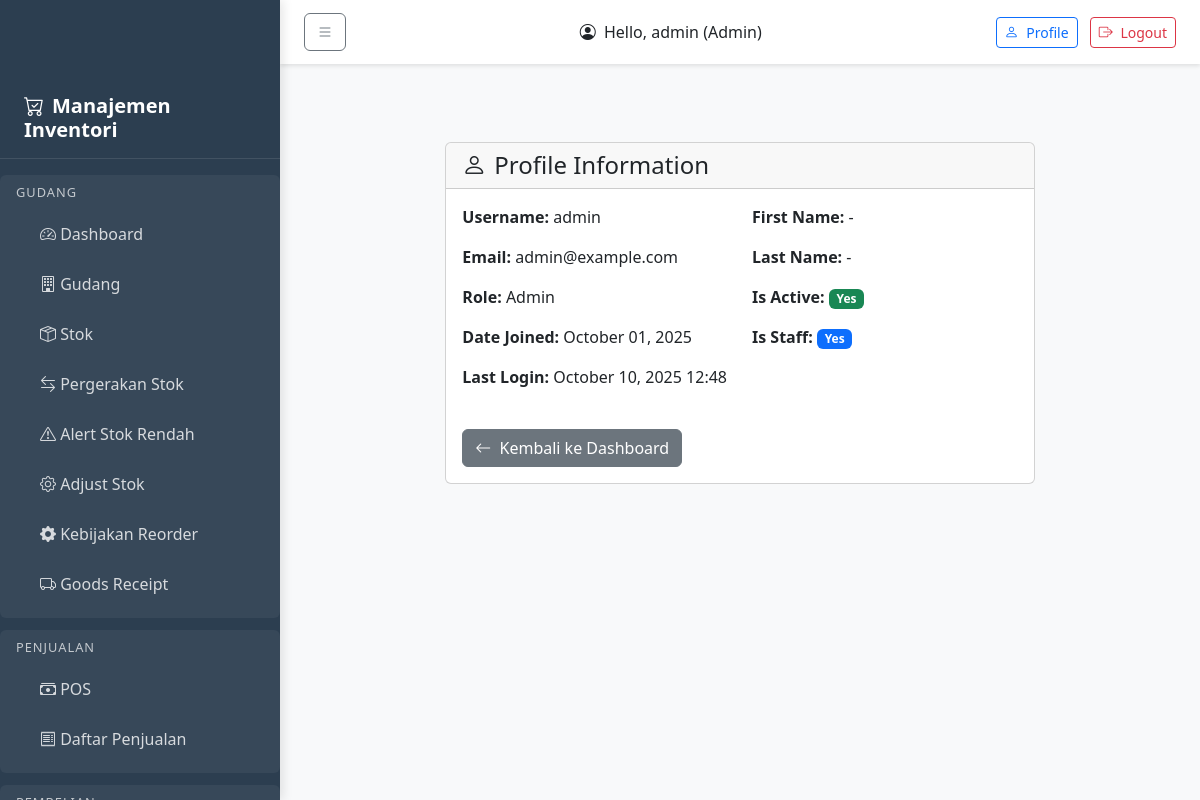
The app's page /accounts/profile/ (signed in), older data.
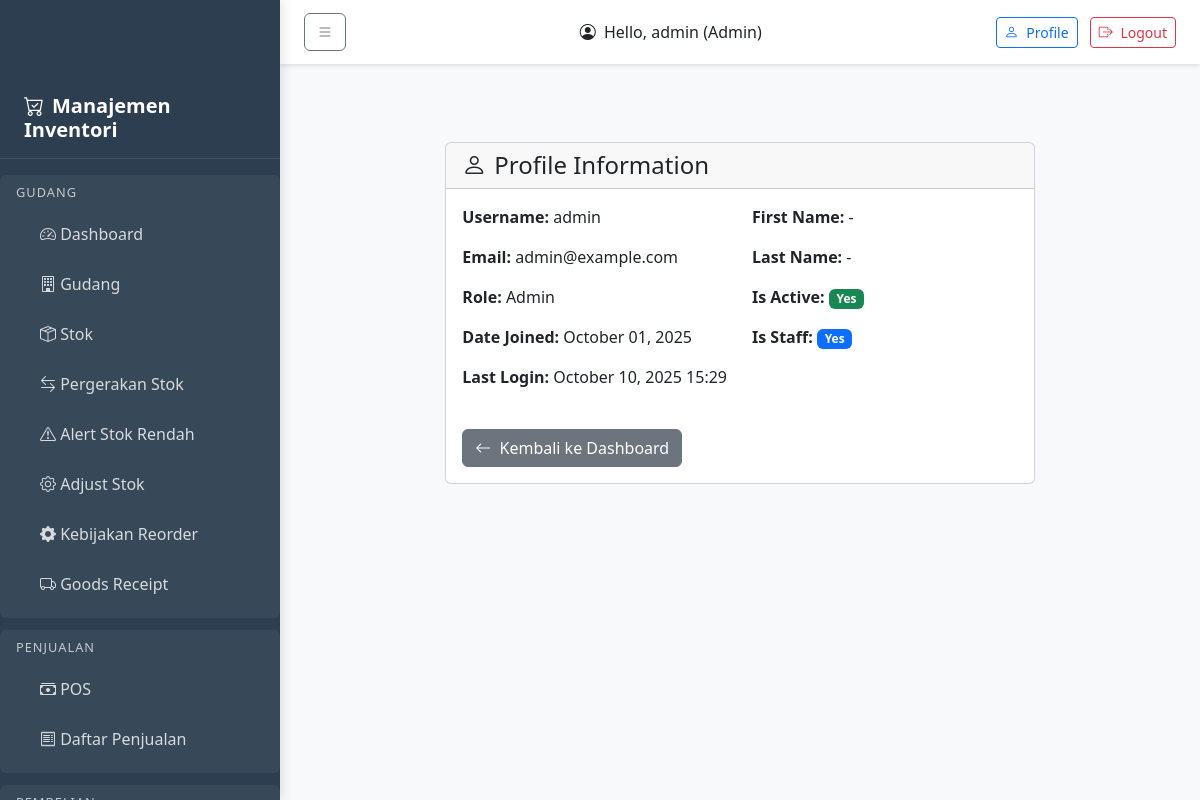
The same page, newer data.
### accounts/models.py (models this page shows, shortened)
class User(AbstractUser):
    ROLE_CHOICES = [
        ('admin', 'Admin'),
        ('manager', 'Manager'),
        ('warehouse', 'Warehouse'),
        ('cashier', 'Cashier'),
        ('analyst', 'Analyst'),
    ]
    role = models.CharField(max_length=20, choices=ROLE_CHOICES, default='cashier')
    created_at = models.DateTimeField(auto_now_add=True)
    updated_at = models.DateTimeField(auto_now=True)
    groups = models.ManyToManyField(
        'auth.Group',
        related_name='custom_user_set',
        blank=True,
    )
    user_permissions = models.ManyToManyField(
        'auth.Permission',
        related_name='custom_user_set',
        blank=True,
    )

### accounts/views.py (the view)
# urls.py: path('profile/', views.profile, name='profile'),
@login_required
def profile(request):
    return render(request, 'accounts/profile.html', {'user': request.user})

### templates/accounts/profile.html (shortened to what the changed rows need)
<!DOCTYPE html>
<html lang="en">
<head>
    <link href="https://cdn.jsdelivr.net/npm/bootstrap@5.3.0-alpha1/dist/css/bootstrap.min.css" rel="stylesheet">
    <link rel="stylesheet" href="https://cdn.jsdelivr.net/npm/bootstrap-icons@1.10.0/font/bootstrap-icons.css">
</head>
<body>
    <nav class="top-navbar">
        <div class="d-flex justify-content-between align-items-center">
            <button class="btn btn-outline-secondary me-3" id="sidebarToggle">
                <i class="bi bi-list"></i>
            </button>
            <div class="navbar-text text-dark me-3">
                <i class="bi bi-person-circle me-1"></i>
                Hello, {{ user.username }} ({{ user.get_role_display }})
            </div>
            <div>
                <a class="btn btn-outline-primary btn-sm me-2" href="{% url 'accounts:profile' %}">
                </a>
                <a class="btn btn-outline-danger btn-sm" href="{% url 'accounts:logout' %}">
                </a>
            </div>
        </div>
    </nav>
    <div class="main-content">
        <div class="container-fluid mt-5 pt-4">
            <div class="row">
                <div class="col-md-8 offset-md-2">
                    <div class="card">
                        <div class="card-body">
                            <div class="row">
                                <div class="col-md-6">
                                    <p><strong>Username:</strong> {{ user.username }}</p>
                                    <p><strong>Email:</strong> {{ user.email }}</p>
                                    <p><strong>Role:</strong> {{ user.get_role_display }}</p>
                                    <p><strong>Date Joined:</strong> {{ user.date_joined|date:"F d, Y" }}</p>
                                    <p><strong>Last Login:</strong> {{ user.last_login|date:"F d, Y H:i" }}</p>
                                </div>
                                <div class="col-md-6">
                                    <p><strong>First Name:</strong> {{ user.first_name|default:"-" }}</p>
                                    <p><strong>Last Name:</strong> {{ user.last_name|default:"-" }}</p>
                                    <p><strong>Is Active:</strong>
                                        {% if user.is_active %}
                                            <span class="badge bg-success">Yes</span>
                                        {% else %}
                                            <span class="badge bg-danger">No</span>
                                        {% endif %}
                                    </p>
                                    <p><strong>Is Staff:</strong>
                                        {% if user.is_staff %}
                                            <span class="badge bg-primary">Yes</span>
                                        {% else %}
                                            <span class="badge bg-secondary">No</span>
                                        {% endif %}
                                    </p>
                                </div>
                            </div>
                        </div>
                    </div>
                </div>
            </div>
        </div>
    </div>
</body>
</html>

Row changes from the older to the newer data that the page shows:
changed User "admin": last_login "October 10, 2025 12:48" → "October 10, 2025 15:29"
